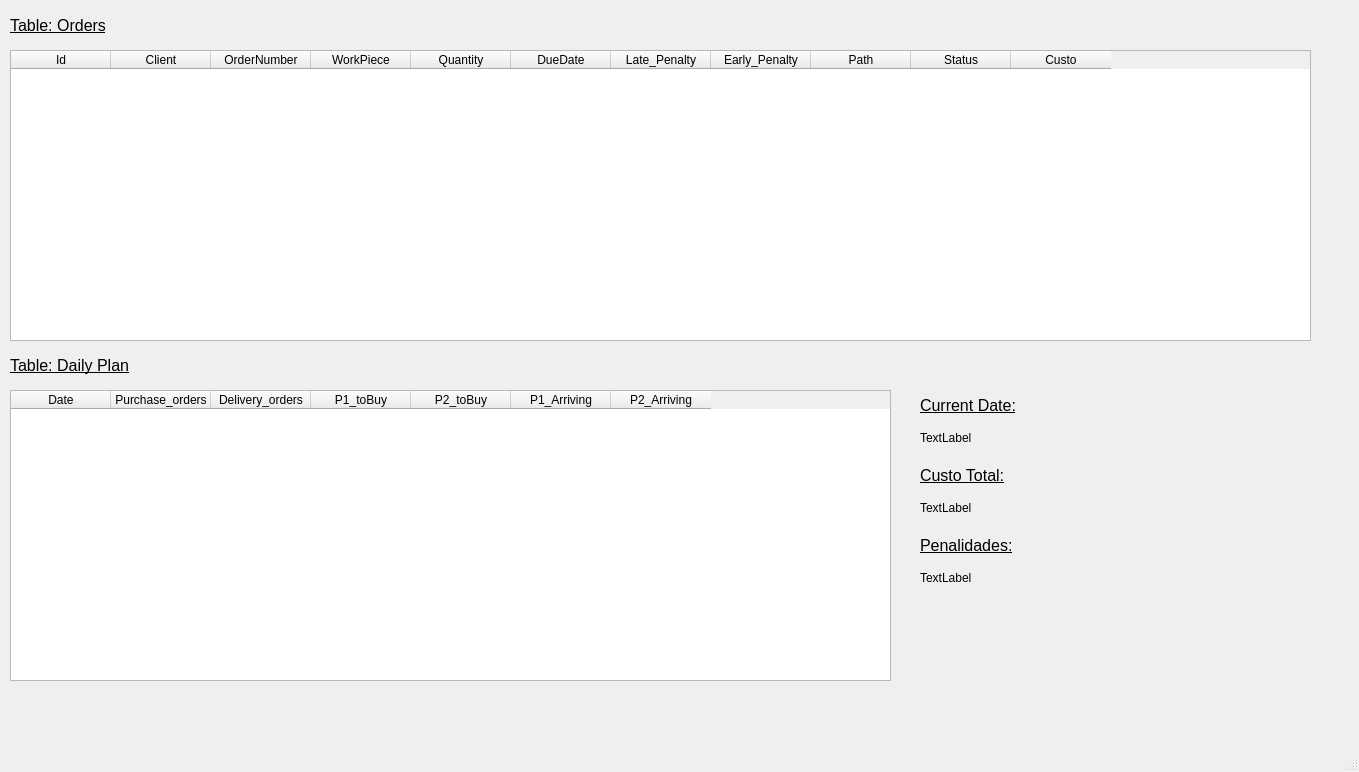
<?xml version="1.0" encoding="UTF-8"?>
<ui version="4.0">
 <class>MainWindow</class>
 <widget class="QMainWindow" name="MainWindow">
  <property name="geometry">
   <rect>
    <x>0</x>
    <y>0</y>
    <width>1359</width>
    <height>772</height>
   </rect>
  </property>
  <property name="windowTitle">
   <string>Erp Interface</string>
  </property>
  <widget class="QWidget" name="centralwidget">
   <widget class="QLabel" name="label">
    <property name="geometry">
     <rect>
      <x>10</x>
      <y>10</y>
      <width>131</width>
      <height>31</height>
     </rect>
    </property>
    <property name="text">
     <string>&lt;html&gt;&lt;head/&gt;&lt;body&gt;&lt;p&gt;&lt;span style=&quot; font-size:12pt; text-decoration: underline;&quot;&gt;Table: Orders&lt;/span&gt;&lt;/p&gt;&lt;/body&gt;&lt;/html&gt;</string>
    </property>
   </widget>
   <widget class="QTableWidget" name="tableWidget">
    <property name="geometry">
     <rect>
      <x>10</x>
      <y>50</y>
      <width>1301</width>
      <height>291</height>
     </rect>
    </property>
    <column>
     <property name="text">
      <string>Id</string>
     </property>
    </column>
    <column>
     <property name="text">
      <string>Client</string>
     </property>
    </column>
    <column>
     <property name="text">
      <string>OrderNumber</string>
     </property>
    </column>
    <column>
     <property name="text">
      <string>WorkPiece</string>
     </property>
    </column>
    <column>
     <property name="text">
      <string>Quantity</string>
     </property>
    </column>
    <column>
     <property name="text">
      <string>DueDate</string>
     </property>
    </column>
    <column>
     <property name="text">
      <string>Late_Penalty</string>
     </property>
    </column>
    <column>
     <property name="text">
      <string>Early_Penalty</string>
     </property>
    </column>
    <column>
     <property name="text">
      <string>Path</string>
     </property>
    </column>
    <column>
     <property name="text">
      <string>Status</string>
     </property>
    </column>
    <column>
     <property name="text">
      <string>Custo</string>
     </property>
    </column>
   </widget>
   <widget class="QLabel" name="label_2">
    <property name="geometry">
     <rect>
      <x>10</x>
      <y>350</y>
      <width>161</width>
      <height>31</height>
     </rect>
    </property>
    <property name="text">
     <string>&lt;html&gt;&lt;head/&gt;&lt;body&gt;&lt;p&gt;&lt;span style=&quot; font-size:12pt; text-decoration: underline;&quot;&gt;Table: Daily Plan&lt;/span&gt;&lt;/p&gt;&lt;/body&gt;&lt;/html&gt;</string>
    </property>
   </widget>
   <widget class="QTableWidget" name="tableWidget_2">
    <property name="geometry">
     <rect>
      <x>10</x>
      <y>390</y>
      <width>881</width>
      <height>291</height>
     </rect>
    </property>
    <column>
     <property name="text">
      <string>Date</string>
     </property>
    </column>
    <column>
     <property name="text">
      <string>Purchase_orders</string>
     </property>
    </column>
    <column>
     <property name="text">
      <string>Delivery_orders</string>
     </property>
    </column>
    <column>
     <property name="text">
      <string>P1_toBuy</string>
     </property>
    </column>
    <column>
     <property name="text">
      <string>P2_toBuy</string>
     </property>
    </column>
    <column>
     <property name="text">
      <string>P1_Arriving</string>
     </property>
    </column>
    <column>
     <property name="text">
      <string>P2_Arriving</string>
     </property>
    </column>
   </widget>
   <widget class="QLabel" name="label_6">
    <property name="geometry">
     <rect>
      <x>920</x>
      <y>390</y>
      <width>131</width>
      <height>31</height>
     </rect>
    </property>
    <property name="text">
     <string>&lt;html&gt;&lt;head/&gt;&lt;body&gt;&lt;p&gt;&lt;span style=&quot; font-size:12pt; text-decoration: underline;&quot;&gt;Current Date:&lt;/span&gt;&lt;/p&gt;&lt;/body&gt;&lt;/html&gt;</string>
    </property>
   </widget>
   <widget class="QLabel" name="CurrentDate">
    <property name="geometry">
     <rect>
      <x>920</x>
      <y>430</y>
      <width>55</width>
      <height>16</height>
     </rect>
    </property>
    <property name="text">
     <string>TextLabel</string>
    </property>
   </widget>
   <widget class="QLabel" name="label_7">
    <property name="geometry">
     <rect>
      <x>920</x>
      <y>460</y>
      <width>131</width>
      <height>31</height>
     </rect>
    </property>
    <property name="text">
     <string>&lt;html&gt;&lt;head/&gt;&lt;body&gt;&lt;p&gt;&lt;span style=&quot; font-size:12pt; text-decoration: underline;&quot;&gt;Custo Total:&lt;/span&gt;&lt;/p&gt;&lt;/body&gt;&lt;/html&gt;</string>
    </property>
   </widget>
   <widget class="QLabel" name="TotalCost">
    <property name="geometry">
     <rect>
      <x>920</x>
      <y>500</y>
      <width>55</width>
      <height>16</height>
     </rect>
    </property>
    <property name="text">
     <string>TextLabel</string>
    </property>
   </widget>
   <widget class="QLabel" name="label_8">
    <property name="geometry">
     <rect>
      <x>920</x>
      <y>530</y>
      <width>131</width>
      <height>31</height>
     </rect>
    </property>
    <property name="text">
     <string>&lt;html&gt;&lt;head/&gt;&lt;body&gt;&lt;p&gt;&lt;span style=&quot; font-size:12pt; text-decoration: underline;&quot;&gt;Penalidades:&lt;/span&gt;&lt;/p&gt;&lt;/body&gt;&lt;/html&gt;</string>
    </property>
   </widget>
   <widget class="QLabel" name="CurrentDate_6">
    <property name="geometry">
     <rect>
      <x>920</x>
      <y>570</y>
      <width>55</width>
      <height>16</height>
     </rect>
    </property>
    <property name="text">
     <string>TextLabel</string>
    </property>
   </widget>
  </widget>
  <widget class="QMenuBar" name="menubar">
   <property name="geometry">
    <rect>
     <x>0</x>
     <y>0</y>
     <width>1359</width>
     <height>26</height>
    </rect>
   </property>
  </widget>
  <widget class="QStatusBar" name="statusbar"/>
 </widget>
 <resources/>
 <connections/>
</ui>
